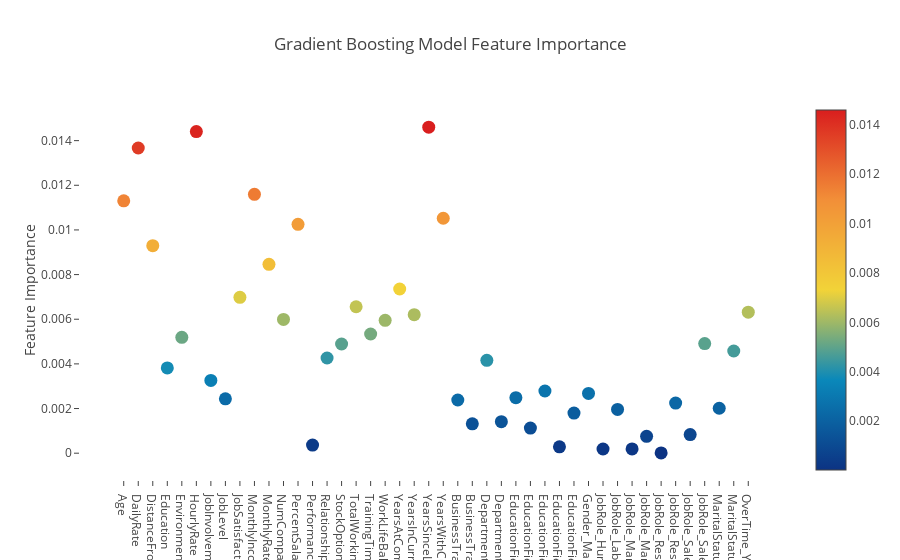

The code cell stored with this chart in its notebook:
### Markdown cell above
### Feature Ranking via the Gradient Boosting Model

Much like the Random Forest, we can invoke the feature_importances_ attribute of the gradient boosting model and dump it in an interactive Plotly chart

### Code cell
layout= go.Layout(
    autosize= True,
    title= 'Gradient Boosting Model Feature Importance',
    hovermode= 'closest',
     xaxis= dict(
         ticklen= 5,
         showgrid=False,
        zeroline=False,
        showline=False
     ),
    yaxis=dict(
        title= 'Feature Importance',
        showgrid=False,
        zeroline=False,
        ticklen= 5,
        gridwidth= 2
    ),
    showlegend= False
)

fig = go.Figure(data=[go.Scatter(
    y = gb.feature_importances_,
    x = data_input.columns.values,
    mode='markers',
    marker=dict(
        sizemode = 'diameter',
        sizeref = 1,
        size = 13,
        color = gb.feature_importances_,
        colorscale='Portland',
        showscale=True
    ),
    text = data_input.columns.values
)], layout=layout)
py.iplot(fig,filename='scatter')

### Figure 1 — Plotly figure (JSON) as saved in the notebook; plotly's stock layout.template omitted (floating-point values rounded to 4 significant figures)
{"data": [{"marker": {"color": [0.0113, 0.01367, 0.009294, 0.00382, 0.005189, 0.01441, 0.003259, 0.002437, 0.006983, 0.01159, 0.008458, 0.005993, 0.01025, 0.0003634, 0.004264, 0.004891, 0.006559, 0.005338, 0.005951, 0.007355, 0.006204, 0.0146, 0.01052, 0.002382, 0.001316, 0.004161, 0.001414, 0.002486, 0.001124, 0.002785, 0.000287, 0.001795, 0.002677, 0.0001883, 0.001961, 0.0001929, 0.0007551, 1.394e-05, 0.002243, 0.0008324, 0.004912, 0.002012, 0.004578, 0.006316], "colorscale": "Portland", "showscale": true, "size": 13, "sizemode": "diameter", "sizeref": 1}, "mode": "markers", "text": ["Age", "DailyRate", "DistanceFromHome", "Education", "EnvironmentSatisfaction", "HourlyRate", "JobInvolvement", "JobLevel", "JobSatisfaction", "MonthlyIncome", "MonthlyRate", "NumCompaniesWorked", "PercentSalaryHike", "PerformanceRating", "RelationshipSatisfaction", "StockOptionLevel", "TotalWorkingYears", "TrainingTimesLastYear", "WorkLifeBalance", "YearsAtCompany", "YearsInCurrentRole", "YearsSinceLastPromotion", "YearsWithCurrManager", "BusinessTravel_Travel_Frequently", "BusinessTravel_Travel_Rarely", "Department_Research & Development", "Department_Sales", "EducationField_Life Sciences", "EducationField_Marketing", "EducationField_Medical", "EducationField_Other", "EducationField_Technical Degree", "Gender_Male", "JobRole_Human Resources", "JobRole_Laboratory Technician", "JobRole_Manager", "JobRole_Manufacturing Director", "JobRole_Research Director", "JobRole_Research Scientist", "JobRole_Sales Executive", "JobRole_Sales Representative", "MaritalStatus_Married", "MaritalStatus_Single", "OverTime_Yes"], "type": "scatter", "x": ["Age", "DailyRate", "DistanceFromHome", "Education", "EnvironmentSatisfaction", "HourlyRate", "JobInvolvement", "JobLevel", "JobSatisfaction", "MonthlyIncome", "MonthlyRate", "NumCompaniesWorked", "PercentSalaryHike", "PerformanceRating", "RelationshipSatisfaction", "StockOptionLevel", "TotalWorkingYears", "TrainingTimesLastYear", "WorkLifeBalance", "YearsAtCompany", "YearsInCurrentRole", "YearsSinceLastPromotion", "YearsWithCurrManager", "BusinessTravel_Travel_Frequently", "BusinessTravel_Travel_Rarely", "Department_Research & Development", "Department_Sales", "EducationField_Life Sciences", "EducationField_Marketing", "EducationField_Medical", "EducationField_Other", "EducationField_Technical Degree", "Gender_Male", "JobRole_Human Resources", "JobRole_Laboratory Technician", "JobRole_Manager", "JobRole_Manufacturing Director", "JobRole_Research Director", "JobRole_Research Scientist", "JobRole_Sales Executive", "JobRole_Sales Representative", "MaritalStatus_Married", "MaritalStatus_Single", "OverTime_Yes"], "y": [0.0113, 0.01367, 0.009294, 0.00382, 0.005189, 0.01441, 0.003259, 0.002437, 0.006983, 0.01159, 0.008458, 0.005993, 0.01025, 0.0003634, 0.004264, 0.004891, 0.006559, 0.005338, 0.005951, 0.007355, 0.006204, 0.0146, 0.01052, 0.002382, 0.001316, 0.004161, 0.001414, 0.002486, 0.001124, 0.002785, 0.000287, 0.001795, 0.002677, 0.0001883, 0.001961, 0.0001929, 0.0007551, 1.394e-05, 0.002243, 0.0008324, 0.004912, 0.002012, 0.004578, 0.006316]}], "layout": {"autosize": true, "hovermode": "closest", "showlegend": false, "title": "Gradient Boosting Model Feature Importance", "xaxis": {"showgrid": false, "showline": false, "ticklen": 5, "zeroline": false}, "yaxis": {"gridwidth": 2, "showgrid": false, "ticklen": 5, "title": "Feature Importance", "zeroline": false}}}
